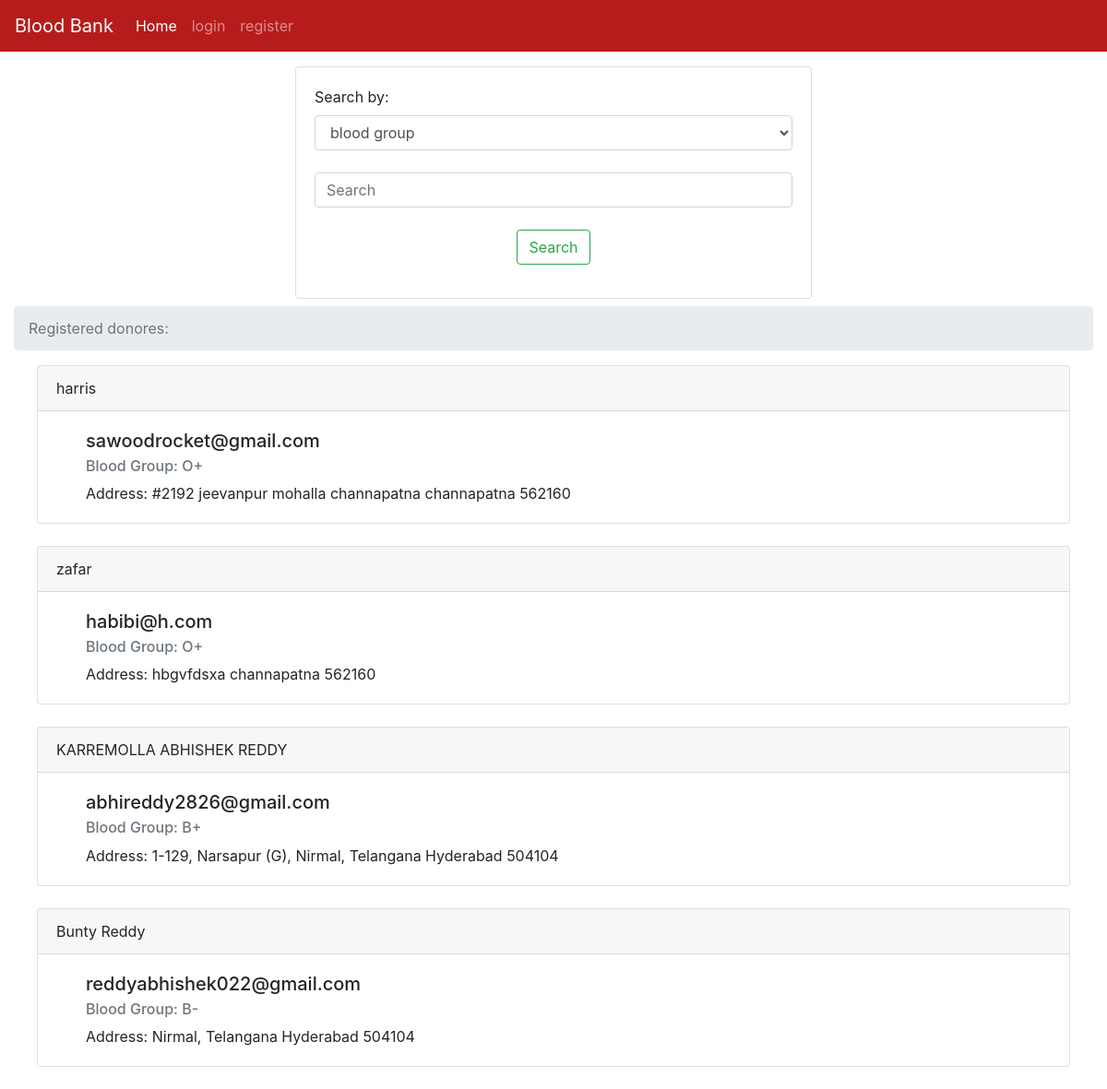
/index, run on the app's committed database.
### tables this page shows
CREATE TABLE users (name TEXT, addr TEXT, city TEXT, pin TEXT, bg TEXT,email TEXT UNIQUE, pass TEXT);

### server.py (the view, shortened to what this page needs)
@app.route('/index',methods = ['POST','GET'])
def index():
    if session.get('username') is not None:
        messages = session['username']
    else:
        messages = ""
    user = {'username': messages}
    print(messages)
    if request.method=='GET':
        con = sqlite3.connect('database.db')
        con.row_factory = sqlite3.Row
        cur = con.cursor()
        cur.execute("select * from users ")
        rows = cur.fetchall();
        return render_template('index.html', title='Home', user=user, rows=rows)

### templates/index.html (shortened to what this page needs)
{% extends "base.html" %} {% block content %}
<div class="container-fluid">
  <center>
    <div class="card text-left mt-3" style="width: 35rem">
      <div class="card-body">
        <form class="form-group" action="{{url_for('index')}}" method="POST">
          <label for="sel"> Search by:</label>
          <select
            name="type"
            class="form-control"
            id="exampleFormControlSelect1"
            required
          >
            <option value="blood">blood group</option>
            <option value="donorname">donorname</option></select
          ><br />
          <input
            class="form-control mr-sm-2"
            type="search"
            name="search"
            placeholder="Search"
            aria-label="Search"
            required
          /><br />
          <center>
            <button class="btn btn-outline-success my-2 my-sm-0" type="submit">
              Search
            </button>
          </center>
        </form>
      </div>
    </div>
  </center>
</div>
<div class="container-fluid">
  <nav aria-label="breadcrumb">
    <ol class="breadcrumb">
      <li class="breadcrumb-item active" aria-current="page">
        Registered donores:
      </li>
    </ol>
  </nav>
  <center>
    {% for row in rows %}
    <div class="card text-left" style="width: 70rem">
      <div class="card-header">{{row["name"]}}</div>
      <div class="card-body ml-3">
        <h5 class="card-title ml-3">{{row['email']}}</h5>
        <h6 class="card-subtitle mb-2 ml-3 text-muted">
          Blood Group: {{row['bg']}}
        </h6>
        <p class="card-text ml-3">
          Address: {{row["addr"]}} {{ row["city"]}} {{row['pin']}}
          <br />
      </div>
    </div>
    <br />
    {% endfor %}
  </center>
</div>
 {% endblock %}

### data on the page
users: name "harris", email "sawoodrocket@gmail.com", bg "O+", addr "#2192 jeevanpur mohalla channapatna", city "channapatna", pin "562160"
users: name "zafar", email "habibi@h.com", bg "O+", addr "hbgvfdsxa", city "channapatna", pin "562160"
users: name "KARREMOLLA ABHISHEK REDDY", email "abhireddy2826@gmail.com", bg "B+", addr "1-129, Narsapur (G), Nirmal, Telangana", city "Hyderabad", pin "504104"
users: name "Bunty Reddy", email "reddyabhishek022@gmail.com", bg "B-", addr "Nirmal, Telangana", city "Hyderabad", pin "504104"
